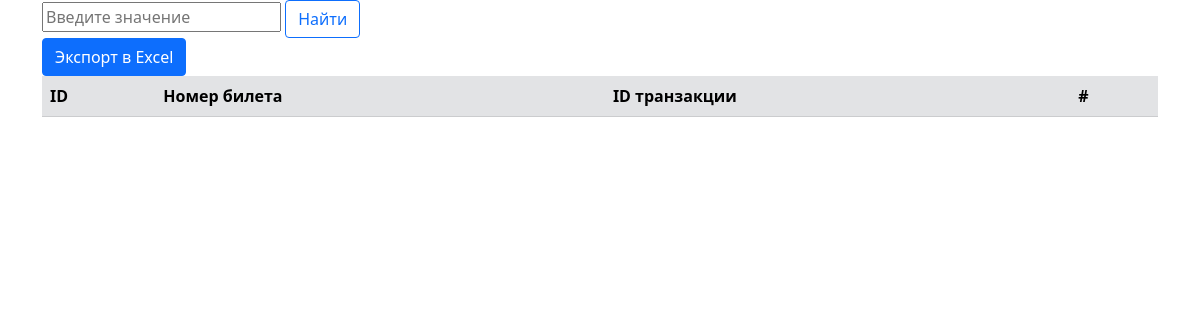
/log/, run on an earlier commit of the app's database.
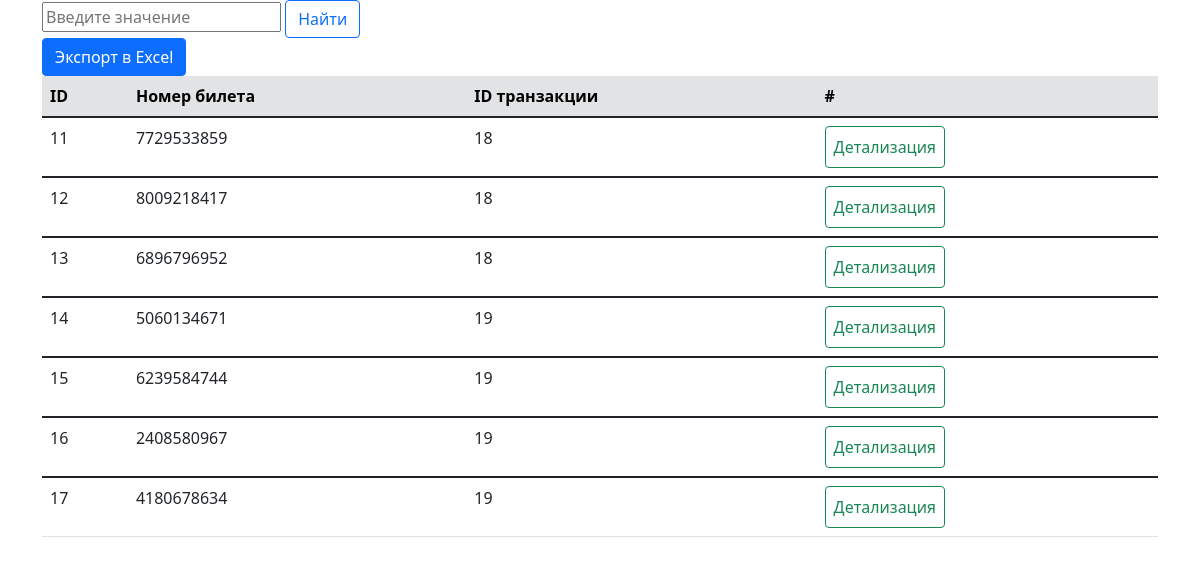
And on a later commit of the database.
### chetverka/models.py (models this page shows, shortened)
class Ticket(models.Model):
    ticket_number = models.CharField('Номер билета', max_length=10, unique=True)
    transaction = models.ForeignKey('Transaction', on_delete=models.CASCADE, blank=True, null=True)
    tovar = models.ForeignKey('PricesAndProducts', on_delete=models.CASCADE, blank=True, null=True)
    class Meta:
        verbose_name = 'Билет'
        verbose_name_plural = 'Билеты'

class Transaction(models.Model):
    tr_datetime = models.DateTimeField('Дата и время транзакции', auto_now=True)
    tr_status = models.CharField('Статус транзакции', max_length=10)
    tr_obj_description = models.CharField('Описание покупки', max_length=500)
    bankcard = models.ForeignKey('bankCard', on_delete=models.CASCADE, blank=True, null=True)
    def __str__(self):
        return f'{self.id} '
    class Meta:
        verbose_name = 'Транзакция'
        verbose_name_plural = 'Транзакции'

### chetverka/views.py (the view)
# urls.py: path('log/', views.log, name="log"),
def log(request):
    search_query = request.GET.get('search')
    data = Ticket.objects.all()
    if search_query == None:
        data = Ticket.objects.filter(id__in=data).order_by('id')
    elif re.match(r"\D{2,}", search_query) != None:
        data = Ticket.objects.filter(id__in=data, ticket_type__contains=search_query).order_by('-id')
    elif re.match(r"\d{10}", search_query) != None:
        data = Ticket.objects.filter(id__in=data, ticket_number__contains=search_query).order_by('-id')
    elif re.search(r"\d{1,}", search_query) != None:
        data = Ticket.objects.filter(id__in=data, id__contains=search_query).order_by('-id')
    else :
        print('Not Found')
    return render(request, 'chetverka/log.html', {'Ticket': data})

### chetverka/templates/chetverka/log.html (shortened to what this page needs)
<!doctype html>
{% load static %}
<html lang="en">
  <head>
    <link href="https://cdn.jsdelivr.net/npm/bootstrap@5.1.3/dist/css/bootstrap.min.css" rel="stylesheet">
  </head>
  <body class="container">
    <form class="well form-search" action="{% url 'log' %}" method="get">
        <input type="text" class="span3 search-query" placeholder="Введите значение" name="search" aria-label="Large">
        <button type="submit" class="btn btn-outline-primary">Найти</button>
    </form>
      <div class="col-md-4 text-right"><button id="exporttable" class="btn btn-primary">Экспорт в Excel</button></div>
<div class="table-responsive">
  <table id="htmltable" class="table">
    <thead class="table-secondary">
      <tr>
        <th scope="col">ID</th>
        <th scope="col">Номер билета</th>
        <th scope="col">ID транзакции</th>
        <th scope="col">#</th>
      </tr>
    </thead>
                  {% for dat in Ticket %}
    <tbody class="table">
      <tr>
        <td>{{ dat.id }}</td>
        <td>{{ dat.ticket_number }}</td>
        <td>{{ dat.transaction }}</td>
        <td><a type="submit" class="btn btn-outline-success" href='{% url "details" dat.id %}'>Детализация</a></td>
      </tr>
    </tbody>
              {% endfor %}
  </table>
</div>
  </body>
</html>

What changed in the data, as far as the page shows it:
added Ticket: id "11", ticket_number "7729533859", transaction "18"
added Ticket: id "12", ticket_number "8009218417", transaction "18"
added Ticket: id "13", ticket_number "6896796952", transaction "18"
added Ticket: id "14", ticket_number "5060134671", transaction "19"
added Ticket: id "15", ticket_number "6239584744", transaction "19"
added Ticket: id "16", ticket_number "2408580967", transaction "19"
added Ticket: id "17", ticket_number "4180678634", transaction "19"
